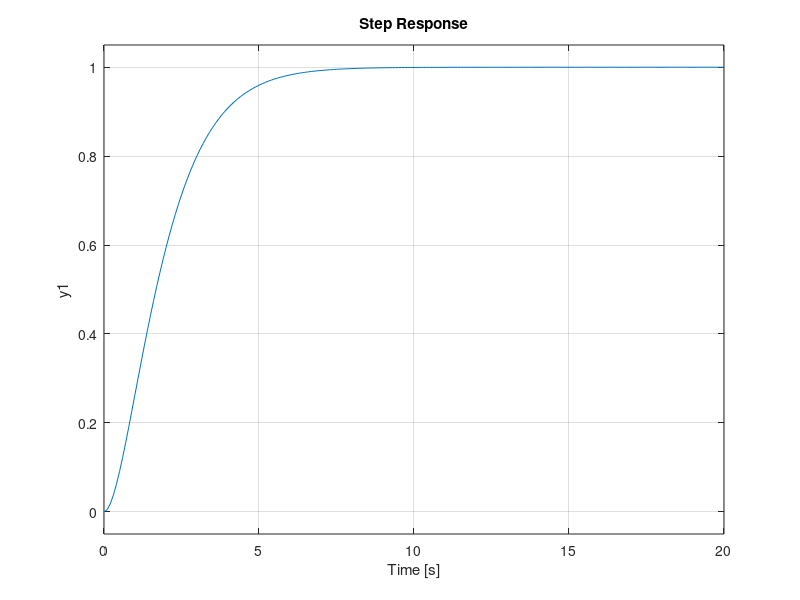
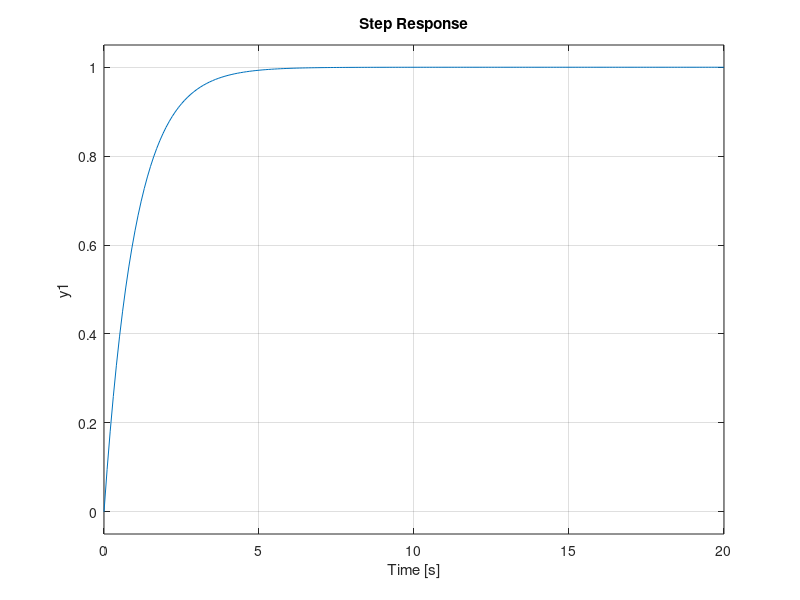

MATLAB code for these plots, in order:
% Clear
clear
clc
close all

%% 3. Define Transfer Function
%  Second Order Critically Damped System 
% G(s) = 1 / (s + ωn)^2
% G(s) = 1 / s^2 + 2s + 1


G_num3 = [1];
G_den3 = [1 2 1];
G3 = tf(G_num3,G_den3)

%% 4. Define Transfer Function
%  First Order System 
% G(s) = 1 / 𝜏s + 1
% G(s) = 1 / s + 1

G_num4 = [1];
G_den4 = [1 1];
G4 = tf(G_num4,G_den4)

% step response
step(G3,0:0.1:20)
figure
% step response
step(G4,0:0.1:20)
